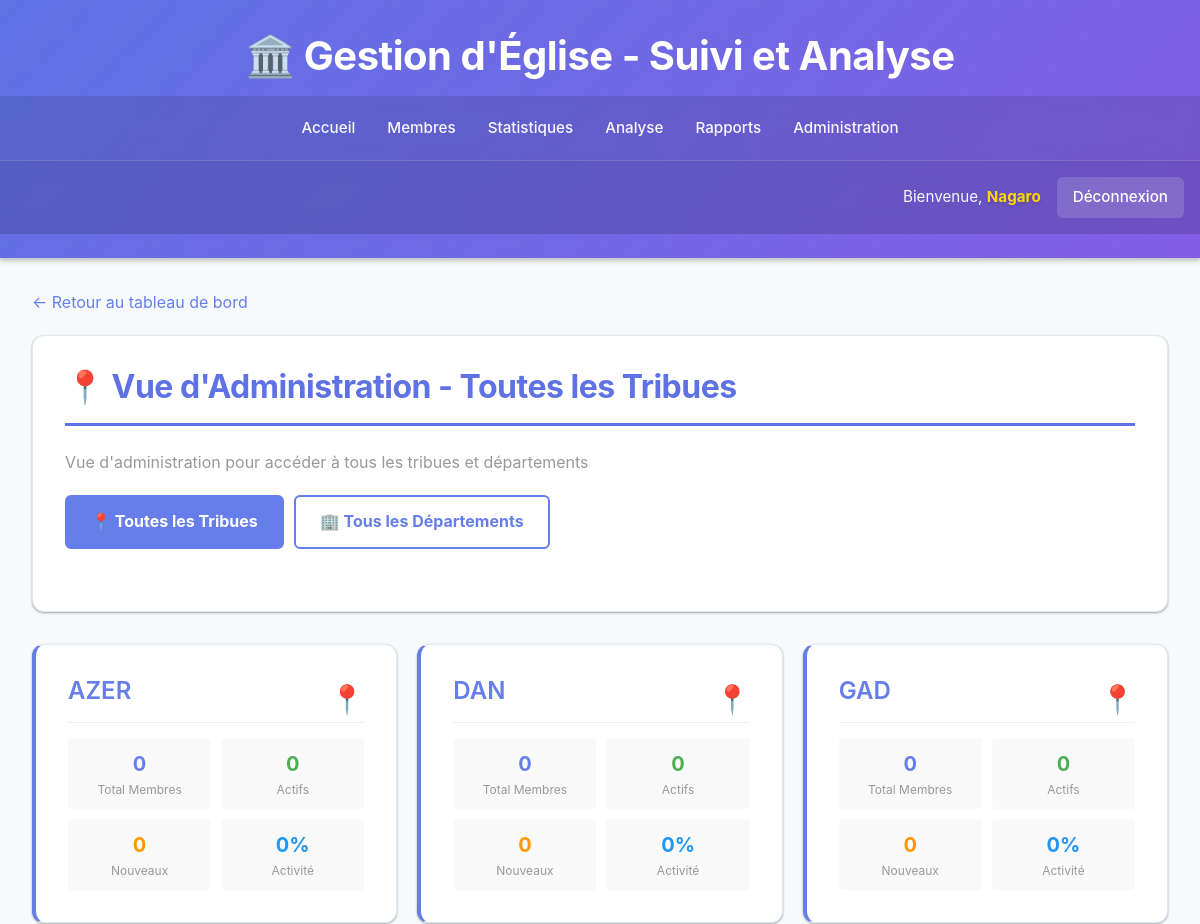
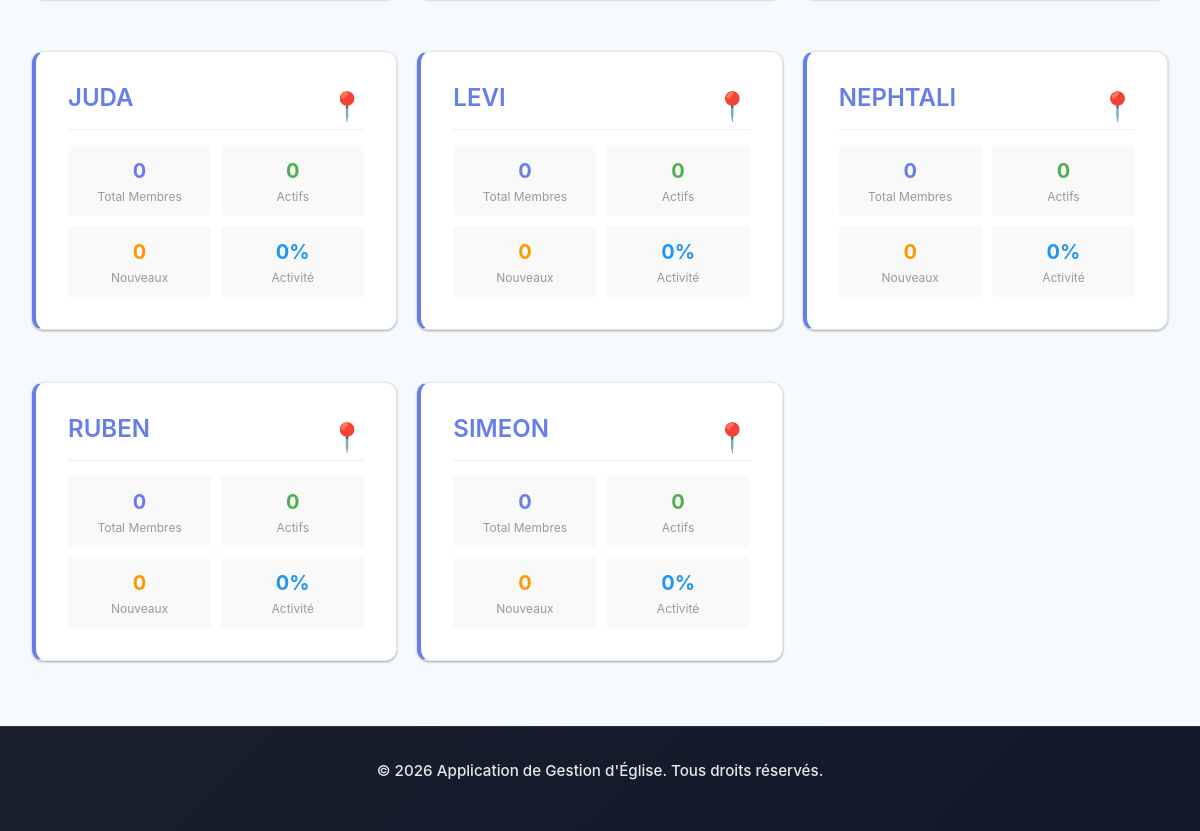
Screenshot of /vue-admin/tribus-departements/ (signed in) with the database file from the repository (2 pictures, top to bottom).
### eglise/models.py (models this page shows, shortened)
class Tribu(models.Model):
    nom = models.CharField(max_length=100, unique=True)
    description = models.TextField(blank=True, null=True)
    date_creation = models.DateTimeField(auto_now_add=True)
    class Meta:
        verbose_name_plural = "Tribus"
        ordering = ['nom']

### eglise/admin_tribu_departement_view.py (the view)
# urls.py: path('vue-admin/tribus-departements/', admin_tribu_departement_view.AdminTribuDepartementView.as_view(), name='admin_tribu_departement'),
class AdminTribuDepartementView(LoginRequiredMixin, TemplateView):
    template_name = 'eglise/admin_tribu_departement.html'
    def dispatch(self, request, *args, **kwargs):
        if not request.user.is_superuser:
            return redirect('eglise:dashboard')
        return super().dispatch(request, *args, **kwargs)
    def get_context_data(self, **kwargs):
        context = super().get_context_data(**kwargs)
        mode = self.request.GET.get('mode', 'tribu')
        if mode == 'departement':
            departements = Departement.objects.all().order_by('nom')
            departements_data = []
            for dept in departements:
                membres_count = Membre.objects.filter(departement=dept).count()
                actifs_count = Membre.objects.filter(departement=dept, statut='actif').count()
                nouveaux_count = Membre.objects.filter(departement=dept, statut='nouveau').count()
                pourcentage_actifs = 0
                if membres_count > 0:
                    pourcentage_actifs = round((actifs_count * 100) / membres_count)
                departements_data.append({
                    'obj': dept,
                    'total': membres_count,
                    'actifs': actifs_count,
                    'nouveaux': nouveaux_count,
                    'pourcentage_actifs': pourcentage_actifs,
                })
            context['departements'] = departements_data
            context['mode'] = 'departement'
            context['page_title'] = '🏢 Vue d\'Administration - Tous les Départements'
        else:
            tribus = Tribu.objects.all().order_by('nom')
            tribus_data = []
            for tribu in tribus:
                membres_count = Membre.objects.filter(tribu=tribu).count()
                actifs_count = Membre.objects.filter(tribu=tribu, statut='actif').count()
                nouveaux_count = Membre.objects.filter(tribu=tribu, statut='nouveau').count()
                pourcentage_actifs = 0
                if membres_count > 0:
                    pourcentage_actifs = round((actifs_count * 100) / membres_count)
                tribus_data.append({
                    'obj': tribu,
                    'total': membres_count,
                    'actifs': actifs_count,
                    'nouveaux': nouveaux_count,
                    'pourcentage_actifs': pourcentage_actifs,
                })
            context['tribus'] = tribus_data
            context['mode'] = 'tribu'
            context['page_title'] = '📍 Vue d\'Administration - Toutes les Tribues'
        return context

### eglise/templates/eglise/admin_tribu_departement.html (shortened to what this page needs)
{% extends 'eglise/base.html' %}
{% block content %}
<div style="margin-bottom: 20px;">
    <a href="{% url 'eglise:dashboard' %}" style="color: #667eea; text-decoration: none;">← Retour au tableau de bord</a>
</div>
<div class="card">
    <h2>{{ page_title }}</h2>
    <p style="color: #999; margin-bottom: 20px;">Vue d'administration pour accéder à tous les tribues et départements</p>
    <div style="display: flex; gap: 10px; margin-bottom: 30px;">
        <a href="{% url 'eglise:admin_tribu_departement' %}?mode=tribu"
           style="padding: 12px 24px; border-radius: 6px; text-decoration: none; font-weight: bold; border: 2px solid #667eea; {% if mode == 'tribu' %}background: #667eea; color: white;{% else %}color: #667eea; background: white;{% endif %} transition: all 0.3s;">
            📍 Toutes les Tribues
        </a>
        <a href="{% url 'eglise:admin_tribu_departement' %}?mode=departement"
           style="padding: 12px 24px; border-radius: 6px; text-decoration: none; font-weight: bold; border: 2px solid #667eea; {% if mode == 'departement' %}background: #667eea; color: white;{% else %}color: #667eea; background: white;{% endif %} transition: all 0.3s;">
            🏢 Tous les Départements
        </a>
    </div>
</div>
{% if mode == 'tribu' %}
<div style="display: grid; grid-template-columns: repeat(auto-fill, minmax(300px, 1fr)); gap: 20px; margin-top: 20px;">
    {% for tribu_item in tribus %}
    <div class="card" style="border-left: 4px solid #667eea; cursor: pointer; transition: all 0.3s; hover-transform: translateY(-2px); hover-box-shadow: 0 4px 12px rgba(102, 126, 234, 0.3);">
        <a href="{% url 'eglise:tribu_membres' tribu_item.obj.id %}" style="text-decoration: none; color: inherit; display: block;">
            <div style="display: flex; justify-content: space-between; align-items: start;">
                <div>
                    <h3 style="color: #667eea; margin-bottom: 15px; margin-top: 0;">{{ tribu_item.obj.nom }}</h3>
                </div>
                <div style="font-size: 28px;">📍</div>
            </div>
            <div style="display: grid; grid-template-columns: 1fr 1fr; gap: 10px; padding-top: 15px; border-top: 1px solid #eee;">
                <div style="background: #f9f9f9; padding: 10px; border-radius: 4px; text-align: center;">
                    <div style="font-size: 20px; font-weight: bold; color: #667eea;">{{ tribu_item.total }}</div>
                    <div style="font-size: 12px; color: #999;">Total Membres</div>
                </div>
                <div style="background: #f9f9f9; padding: 10px; border-radius: 4px; text-align: center;">
                    <div style="font-size: 20px; font-weight: bold; color: #4caf50;">{{ tribu_item.actifs }}</div>
                    <div style="font-size: 12px; color: #999;">Actifs</div>
                </div>
                <div style="background: #f9f9f9; padding: 10px; border-radius: 4px; text-align: center;">
                    <div style="font-size: 20px; font-weight: bold; color: #ff9800;">{{ tribu_item.nouveaux }}</div>
                    <div style="font-size: 12px; color: #999;">Nouveaux</div>
                </div>
                <div style="background: #f9f9f9; padding: 10px; border-radius: 4px; text-align: center;">
                    <div style="font-size: 20px; font-weight: bold; color: #2196f3;">
                        {{ tribu_item.pourcentage_actifs }}%
                    </div>
                    <div style="font-size: 12px; color: #999;">Activité</div>
                </div>
            </div>
        </a>
    </div>
    {% empty %}
    <div class="card" style="grid-column: 1 / -1; text-align: center; padding: 40px;">
        <p style="color: #999; font-size: 16px;">Aucune tribu enregistrée</p>
    </div>
    {% endfor %}
</div>
{% endif %}
{% endblock %}

### eglise/templates/eglise/base.html (shortened to what this page needs)
<!DOCTYPE html>
<html lang="fr">
<head>
    {% load static %}
    <link href="https://cdn.jsdelivr.net/npm/bootstrap@5.3.0/dist/css/bootstrap.min.css" rel="stylesheet">
    <link rel="stylesheet" href="https://cdnjs.cloudflare.com/ajax/libs/font-awesome/6.4.0/css/all.min.css">
</head>
<body>
    <header>
        <h1>🏛️ Gestion d'Église - Suivi et Analyse</h1>
        <nav>
            {% if user.is_authenticated %}
                <a href="{% url 'eglise:dashboard' %}">Accueil</a>
                <a href="{% url 'eglise:membre_list' %}">Membres</a>
                <a href="{% url 'eglise:statistiques' %}">Statistiques</a>
                <a href="{% url 'eglise:analyse' %}">Analyse</a>
                <a href="{% url 'eglise:rapports_list' %}">Rapports</a>
                <a href="{% url 'admin:index' %}">Administration</a>
            {% else %}
                <a href="{% url 'eglise:login' %}">Connexion</a>
                <a href="{% url 'eglise:category-select' %}">Inscription</a>
            {% endif %}
        </nav>
        {% if user.is_authenticated %}
            <div class="user-info">
                <span>Bienvenue, <span class="user-name">{{ user.get_full_name|default:user.username }}</span></span>
                <a href="{% url 'eglise:logout' %}">Déconnexion</a>
            </div>
        {% endif %}
    </header>
    <div class="container">
        {% block content %}{% endblock %}
    </div>
    <footer>
        <p>&copy; 2026 Application de Gestion d'Église. Tous droits réservés.</p>
    </footer>
    {% load static %}
</body>
</html>

### eglise/templates/eglise/base.html (style rules this page uses)
:root { --primary-color: #5e72e4; --primary-dark: #405cc7; --secondary-color: #825ee4; --success-color: #2dce89; --warning-color: #fb6340; --danger-color: #f5365c; --info-color: #11cdef; --dark-bg: #1a202c; --light-bg: #f7fafc; --card-bg: #ffffff; --text-primary: #2d3748; --text-secondary: #718096; --border-color: #e2e8f0; --shadow-sm: 0 1px 3px rgba(0, 0, 0, 0.12), 0 1px 2px rgba(0, 0, 0, 0.24); --shadow-md: 0 3px 6px rgba(0, 0, 0, 0.15), 0 2px 4px rgba(0, 0, 0, 0.12); --shadow-lg: 0 10px 20px rgba(0, 0, 0, 0.15), 0 3px 6px rgba(0, 0, 0, 0.10); --transition: all 0.3s cubic-bezier(0.4, 0, 0.2, 1); }
* { margin: 0; padding: 0; box-sizing: border-box; }
html, body { height: 100%; }
body { font-family: -apple-system, BlinkMacSystemFont, 'Segoe UI', 'Roboto', 'Oxygen', 'Ubuntu', 'Cantarell', sans-serif; background-color: var(--light-bg); color: var(--text-primary); display: flex; flex-direction: column; line-height: 1.6; }
header { background: linear-gradient(135deg, var(--primary-color) 0%, var(--secondary-color) 100%); color: white; padding: 1.5rem 0; box-shadow: var(--shadow-md); flex-shrink: 0; position: relative; overflow: hidden; }
header::before { content: ''; position: absolute; top: 0; left: 0; right: 0; bottom: 0; opacity: 0.1; }
header h1 { text-align: center; font-size: clamp(1.5rem, 5vw, 2.5rem); margin: 0; padding: 0.5rem 1rem; word-break: break-word; font-weight: 700; letter-spacing: -0.5px; position: relative; z-index: 1; }
nav { background: rgba(0, 0, 0, 0.1); padding: 0.5rem 0; margin-top: 0.5rem; display: flex; flex-wrap: wrap; justify-content: center; gap: 0; backdrop-filter: blur(10px); }
nav a { color: rgba(255, 255, 255, 0.95); padding: 0.75rem 1rem; text-decoration: none; display: inline-block; transition: var(--transition); font-size: clamp(0.8rem, 2vw, 0.95rem); white-space: nowrap; flex: 0 1 auto; font-weight: 500; position: relative; }
nav a::after { content: ''; position: absolute; bottom: 0; left: 0; right: 0; height: 2px; background: rgba(255, 255, 255, 0.6); transform: scaleX(0); transform-origin: right; transition: var(--transition); }
.container { flex: 1; padding: clamp(1rem, 4vw, 2rem); max-width: 1400px; margin: 0 auto; width: 100%; }
.card { background: var(--card-bg); border-radius: 12px; box-shadow: var(--shadow-sm); padding: clamp(1.25rem, 3vw, 2rem); margin-bottom: 2rem; border: 1px solid var(--border-color); transition: var(--transition); }
.card h2 { color: var(--primary-color); margin-bottom: 1.5rem; border-bottom: 3px solid var(--primary-color); padding-bottom: 1rem; font-size: clamp(1.4rem, 4vw, 2rem); font-weight: 700; letter-spacing: -0.5px; }
.card h3 { font-size: clamp(1.1rem, 3vw, 1.5rem); color: var(--text-primary); font-weight: 600; margin-bottom: 1rem; }
footer { background: linear-gradient(135deg, var(--dark-bg) 0%, #0f172a 100%); color: rgba(255, 255, 255, 0.9); text-align: center; padding: 2rem 1rem; margin-top: auto; flex-shrink: 0; font-size: clamp(0.8rem, 2vw, 0.95rem); border-top: 1px solid rgba(255, 255, 255, 0.1); font-weight: 500; }
.user-info { background: rgba(0, 0, 0, 0.15); padding: 1rem; text-align: right; color: rgba(255, 255, 255, 0.95); font-size: clamp(0.8rem, 2vw, 0.95rem); border-top: 1px solid rgba(255, 255, 255, 0.15); display: flex; flex-wrap: wrap; justify-content: flex-end; gap: 1rem; align-items: center; backdrop-filter: blur(10px); }
.user-info a { color: #fff; text-decoration: none; padding: 0.5rem 1rem; border-radius: 6px; background: rgba(255, 255, 255, 0.15); transition: var(--transition); font-weight: 500; }
.user-name { font-weight: 700; color: #ffd700; text-shadow: 0 2px 4px rgba(0, 0, 0, 0.2); }

### rows the page displays
Tribu: obj.nom "AZER", total "0", actifs "0", nouveaux "0", pourcentage_actifs "0"
Tribu: obj.nom "DAN", total "0", actifs "0", nouveaux "0", pourcentage_actifs "0"
Tribu: obj.nom "GAD", total "0", actifs "0", nouveaux "0", pourcentage_actifs "0"
Tribu: obj.nom "JUDA", total "0", actifs "0", nouveaux "0", pourcentage_actifs "0"
Tribu: obj.nom "LEVI", total "0", actifs "0", nouveaux "0", pourcentage_actifs "0"
Tribu: obj.nom "NEPHTALI", total "0", actifs "0", nouveaux "0", pourcentage_actifs "0"
Tribu: obj.nom "RUBEN", total "0", actifs "0", nouveaux "0", pourcentage_actifs "0"
Tribu: obj.nom "SIMEON", total "0", actifs "0", nouveaux "0", pourcentage_actifs "0"

### other values shown
{{ user.get_full_name|default:user.username }} "Nagaro"
{{ page_title }} "📍 Vue d'Administration - Toutes les Tribues"
